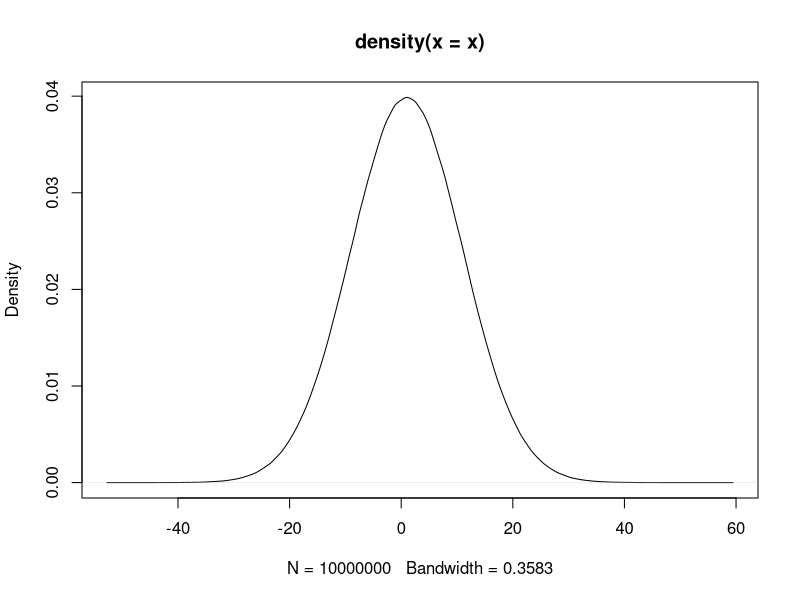

This chart was generated by the following R code:
## ---- chunk 1
knitr::opts_chunk$set(echo = TRUE)
## ---- chunk 2
a <- 1
b <- c(1, 2, 3, 4)
c <- c("1", "2", "3", "4")
d <- c(b, a)
e <- "abcd"
## ---- chunk 3
# df <- data.frame(a = c(1, 2, 3), b = c(3, 4, 5))
## ---- chunk 4
country <- c("CN", "US", "JP", "HK", "KR", "SG", "DE", "MY", "VN", "PH", "TH", "AU", "NL", "SA", "ID", "GB", "IN", "FR", "IT", "AE")
p.import <- c(26.142, 12.008, 7.032, 13.646, 4.589, 5.768, 2.131, 2.802, 3.428, 3.019, 1.976, 1.118, 1.624, 0.449, 0.983, 1.302, 1.027, 0.553, 0.670, 0.455)
p.export <- c(22.987, 12.204, 11.837, 7.739, 5.381, 4.610, 2.866, 2.784, 2.414, 2.092, 1.839, 1.788, 1.665, 1.409, 1.391, 1.075, 0.974, 0.899, 0.800, 0.728)
## ---- chunk 5
a <- seq(11, 99, 11)
b <- 11:20
# create by distribution
x <- runif(1000, 1, 10) # uniform dist, n=1000
x <- rnorm(10000000, 1, 10) # normal dist, n=1000
## ---- chunk 6
plot(density(x))
## ---- chunk 7
country
p.import
head(country)
tail(country)
length(country)
# View(country)
## ---- chunk 8
country[c(5, 3, 1)] # how about country[c(1, 3, 5)]
country[3:6] # is it equal to country[c(3, 4, 5, 6)]
a <- 11:19
a[3:length(a)]
a[length(a):3]
## ---- chunk 9
b <- 11:20
b[-(3:5)]
b[-c(1, 3, 5)]
b
## ---- chunk 10
b <- b[-(3:5)]
b

a <- seq(11, 99, 11)
a <- a[-c(1, 3, 5)]
a

## ---- chunk 11
a <- 1:10
a <- c(a, 11)
a
b
a <- c(a, b)
a
a <- c(a, a, b)
a
## ---- chunk 12
a <- 11:19
a + 3
a / 2

a %% 2
a %/% 2
a <- a %% 2 	# modular arithmetic, get the reminder
a <- a %/% 2 	# Quotient

## ---- chunk 13
a %% 2 == 0 	# deteting odd/even number
a %% 2 != 0
a[a%%2==0]
a > b
p.import > mean(p.import)
p.import > p.export

TRUE == T 		# == equal to,
TRUE != F    	# != Not equal to

any(a>11) # is there any element larger than 1
all(a>11) # are all elements larger than 1

## ---- chunk 14
a <- seq(11, 55, 11)
a[c(T, F, T, F, T)]
a[a%%2==1]
a%%2
a%%2==1
a <- c("你好","你好棒棒","你好棒","你真的好棒")
a[nchar(a)>3]

# which will return "index-of"
a <- seq(11, 55, 11)
a[which(a%%2==1)]
which(a%%2==1)
## ---- chunk 15
x <- c(33, 55, 22, 13, 4, 24)
sort(x)
x <- sort(x) # assign to replace original x
order(x) 
x[order(x)]
## ---- chunk 16
a <- 11:19
min(a); max(a); mean(a); median(a); sd(a)
log2(a)
log1p(a)
?log1p
## ---- chunk 17
mode(country)				# character
mode(p.import)					# numeric
mode(p.import > mean(p.import))	# logical

p.importc <- c("26.142", "12.008", "7.032", "13.646", "4.589")
mode(p.importc)				# character

## ---- chunk 18
p.importc <- as.character(p.import)
p.importn <- as.numeric(p.importc)

a <- seq(11, 99, 11)
a <- c(a, "100")

a <- seq(11, 99, 11)
sum(a%%2==1)

## ---- chunk 19
a <- seq(11, 55, 11)
paste("A", a)		# concatenate
paste0("A", a)		# concatenate

## ---- chunk 20
x.a <- rnorm(1000, 1, 10)

# 1.1 Filter out extreme values out of two standard deviations

# 1.2 Plotting the distribution of the remaining vector x.a

# 1.3 Calculate the 25% 50% and 75% quantile of vector x.a. You may google "quantile r"

# 1.4 Get the number between 25% to 75% and assign to x.a1

# 1.5 Plotting x.a1

## ---- chunk 21
x.b <- c("a", "b", "c", "d", "e", "f", "g", "h", "i", "j", "k")

# 2.1 Get only elements at odd positions and assign to x.b1

# 2.2 Truncate the first 2 elements and the last 2 elements and assign to x.b2

